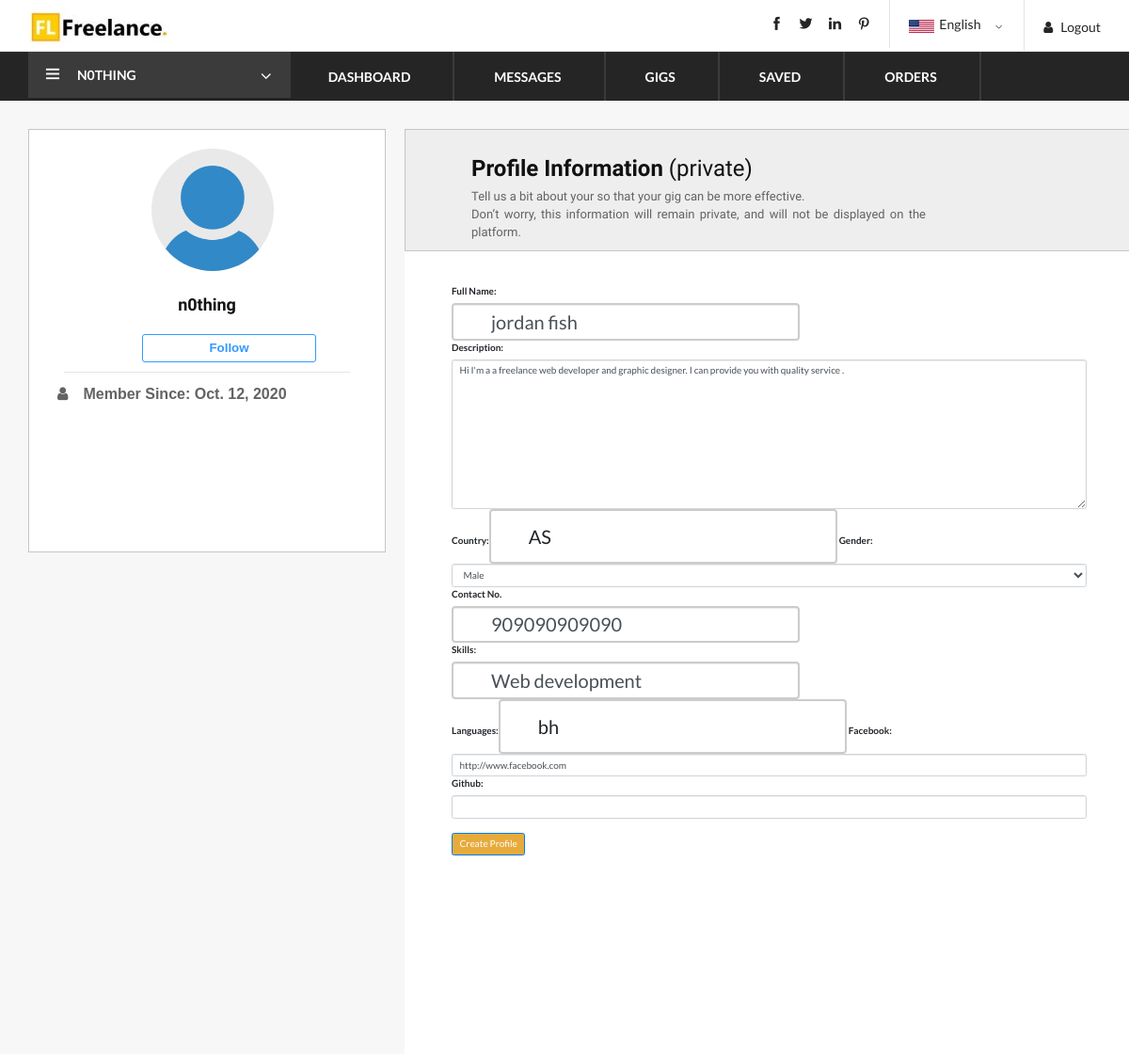
Page /profile/profile/ (signed in, upper part) on the earlier database version.
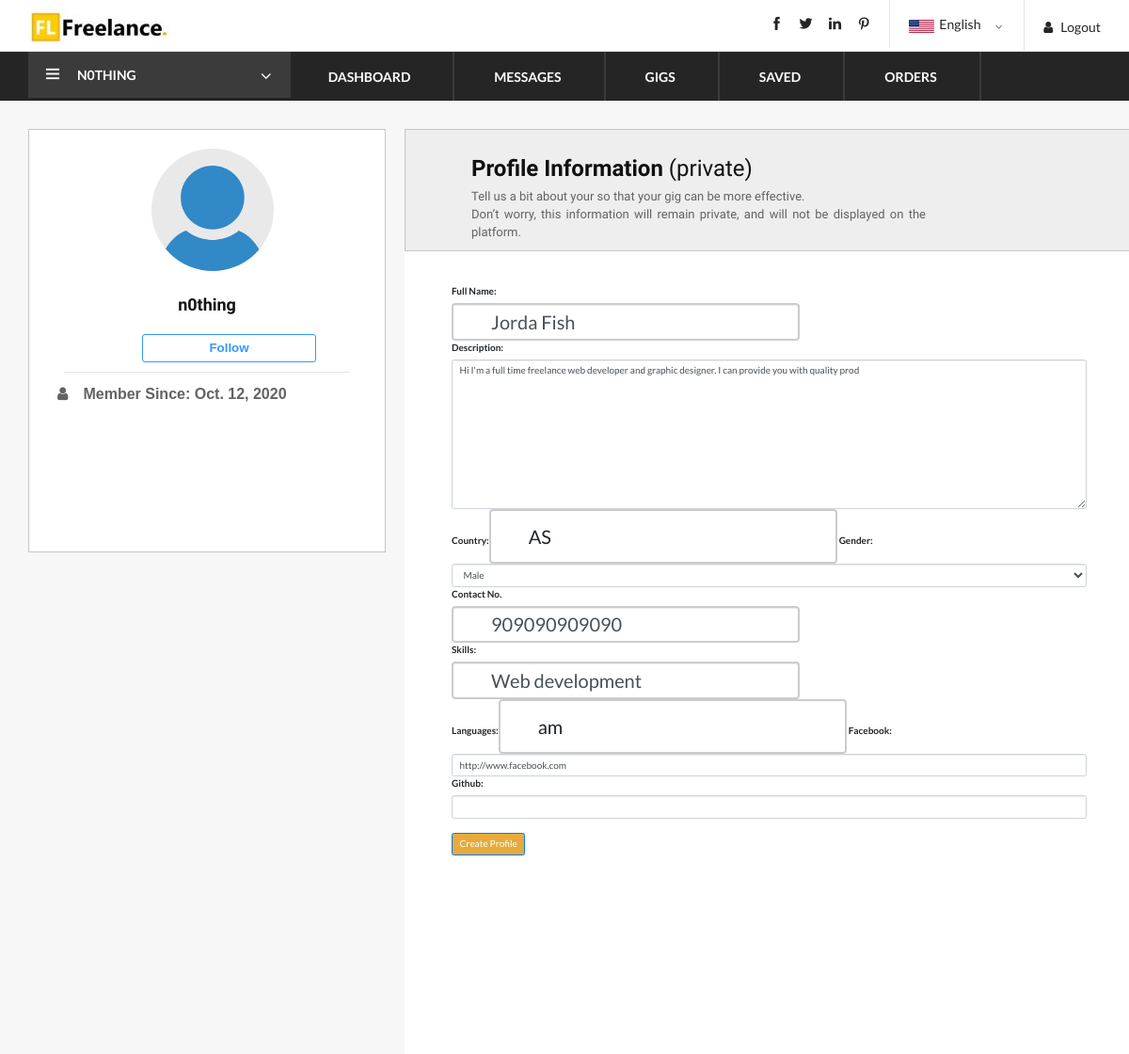
Same page on the later database version.
### Accounts/models.py (models this page shows, shortened)
class Account(AbstractBaseUser):
    email = models.EmailField(
        verbose_name='email address',
        max_length=255,
        unique=True,
    )
    account_name = models.CharField(max_length=100,unique=True)
    is_active = models.BooleanField(default=True)
    is_admin = models.BooleanField(default=False)
    send_first_email = models.BooleanField(default=False)
    token = models.CharField(blank=True,null=True, max_length=15)
    is_verified = models.BooleanField(default=False)
    joined_on = models.DateField(auto_now_add=True,null=True,blank=True)
    profile_create = models.BooleanField(default=False)
    is_profile_set = models.BooleanField(default=False)
    first_gig = models.BooleanField(default=True)
    objects = AccountManager()
    USERNAME_FIELD = 'account_name' #This field must be used while doing login through authenticatie() function.
    REQUIRED_FIELDS = ['email']

### Profile/models.py (models this page shows)
class MyProfile(models.Model):
    user = models.OneToOneField(Account,on_delete=models.CASCADE,default=1)
    full_name = models.CharField(max_length=50, null=True,blank=True)
    description = models.CharField(max_length=300, null=True,blank=True, help_text="This is the grey text")
    country = CountryField(null=True,blank=True)
    profile_image = models.ImageField(default="img/default_profile_img.jpg",upload_to='user_profile_img',blank=True,null=True)
    gender = models.CharField(max_length=30,choices=gender_list,null=True,blank=True)
    contact_no = models.CharField(max_length=15,null=True,blank=True)
    skills = models.CharField(max_length=100,null=True,blank=True)
    languages = LanguageField(max_length=50,null=True,blank=True)
    google = models.URLField(blank=True, null=True)
    facebook = models.URLField(blank=True,null=True)
    github = models.URLField(blank=True,null=True)

### Profile/views.py (the view, shortened to what this page needs)
# urls.py: path('profile/',views.userprofile,name='userprofile'),
@login_required
def userprofile(request):
    profile = MyProfile.objects.get(user_id=request.user.id)
    if request.method == 'GET':
        form = ProfileForm(instance=profile)
        return render(request,'userprofile.html',context = {'form':form})
    return render(request,'userprofile.html',context={'form':form})

### templates/userprofile.html (shortened to what this page needs)
{% extends 'master/dashboard_base.html' %}
{% load static %}
{% block body %}
<div class="row pb-5" style="background-color: #F7f7f7;">
        <div class="col-lg-4">
            <div id="test1" style=" width:100%; height:450px; border:1px solid #C1C7C9;padding-left:150px;text-align: justify; background-color: #FFF;margin: 30px 30px auto;
    /* top, left, bottom*/ padding: 10px 20px 30px; float: left; ">
                <header>
                    <div class="imgcir pl-5 pt-3" style="margin-left: 80px;">
                        {% if userinfo.profile_image %}
                        <a href="{% url 'changeprofilepic' %}"><img class="rounded-circle" src="{{ userinfo.profile_image.url }}" style="height: 130px;width: 130px;background-color: #bbb;margin:auto;border-radius: 50%;display: inline-block;"></a>
                      {% else %}
                        <a href="{% url 'changeprofilepic' %}"><img class="rounded-circle" src="{% static 'img/default_profile_img.jpg' %}" style="height: 130px;width: 130px;background-color: #bbb;margin:auto;border-radius: 50%;display: inline-block;"></a>
                      {% endif %}
                    </div>
                    <h5 style="text-align: center;padding-top:25px;"><b>{{ request.user.account_name }}</b></h5>
                </header>
                <div class="button" style="margin-left: 100px;margin-top: 20px;">
                    <button style="color: #3399FF;
                          font-family: 'Helvetica';
                          font-size: 10pt;
                          background-color: #ffffff;
                          border: 1px solid;
                          border-color: #3399FF;
                          border-radius: 3px;
                          width: 185px;
                          height: 30px;
                          top: 50px;
                          left: 180px;
                          cursor: hand;">
                          <b>Follow</b>
                    </button>
                </div>
                <hr style="width: 90%;">
               <p style="font-family:serif;"><i class="fa fa-user pl-3">&nbsp&nbsp&nbsp&nbsp<b style="font-family: 'Helvetica';">Member Since:  {{user.joined_on}}</b></i></p>
            </div>
        </div>
        <div class="col-lg-8 pr-5">
            <div id="test1" style="width:100%; height:130px;text-align: justify; background-color: #eeeeee;border:1px solid #C1C7C9;  margin: 30px    200px 0px 20px;
                    /* top, left, bottom*/
                    padding: 10px 20px 30px;
                    float: left; ">
                        <h4 style="margin: 17px 200px 0px 50px; "><b>Profile Information </b>(private)</h4>
                        <p style="font-size: 13px;margin: 5px 200px 20px 50px;line-height: 19px;">Tell us a bit about your so that your gig can be more effective.
                        <br>Don’t worry, this information will remain private, and will not be displayed on the platform.</p>
                    </div>
            <div id="test1" style="width:100%; height:1050px;text-align: justify; background-color: #fff;  margin: 0px 200px 20px 20px;
                    /* top, left, bottom*/
                    padding: 10px 20px 30px;
                    float: left; ">
                    <div class="container pl-5 pr-5" style="margin-top: 25px;">
                        <form enctype="multipart/form-data" method="POST">
                            {{form}}
                            <br>
                            <button type="submit" class="btn btn-primary" style="background-color: #e7ab3c;">Create Profile
                            </button>
                        </form>
                    </div>
            </div>
        </div>
    </div>
{% endblock %}

### templates/master/dashboard_base.html (shortened to what this page needs)
{% load static %}
<!DOCTYPE html>
<html lang="zxx">
<head>
    <link href="//netdna.bootstrapcdn.com/bootstrap/3.1.0/css/bootstrap.min.css" rel="stylesheet" id="bootstrap-css">
    <link rel="stylesheet" href="{% static 'css/slider.css' %}" type="text/css">
    <link rel="stylesheet" href="{% static 'css/bootstrap.min.css' %}" type="text/css">
    <link rel="stylesheet" href="{% static 'css/font-awesome.min.css' %}" type="text/css">
    <link rel="stylesheet" href="{% static 'css/themify-icons.css' %}" type="text/css">
    <link rel="stylesheet" href="{% static 'css/elegant-icons.css' %}" type="text/css">
    <link rel="stylesheet" href="{% static 'css/owl.carousel.min.css' %}" type="text/css">
    <link rel="stylesheet" href="{% static 'css/nice-select.css' %}" type="text/css">
    <link rel="stylesheet" href="{% static 'css/jquery-ui.min.css' %}" type="text/css">
    <link rel="stylesheet" href="{% static 'css/slicknav.min.css' %}" type="text/css">
    <link rel="stylesheet" href="{% static 'css/style.css' %}" type="text/css">
    <link rel="stylesheet" type="text/css" href="{% static 'css/gig_details.css' %}">
    <link rel="stylesheet" type="text/css" href="{% static 'css/aboutseller.css' %}">
    <link rel="stylesheet" href="{% static 'css/checkout.css' %}" type="text/css">
    <link rel="stylesheet" href="{% static 'css/review.css' %}" type="text/css"
></head>
<body>
    <header class="header-section">
        <div class="header-top">
            <div class="container">
                <div class="ht-left">
                    <div class="logo ">
                            <a href="{% url 'userhome' %}">
                                <img src="{% static 'img/logo.jpg' %}" alt="" style="width: 150px;height: auto;padding-top: 10px;">
                            </a>
                        </div>
                </div>
                <div class="ht-right">
                        {% if request.user.is_authenticated %}
                            <a href="{% url 'logout' %}" class="login-panel"><i class="fa fa-user"></i>Logout</a>
                        {% else %}
                            <a href="{% url 'signin' %}" class="login-panel"><i class="fa fa-user"></i>Login</a>
                        {% endif %}
                    <div class="lan-selector" >
                    </div>
                    <div class="top-social">
                        <a href="#"><i class="ti-facebook"></i></a>
                        <a href="#"><i class="ti-twitter-alt"></i></a>
                        <a href="#"><i class="ti-linkedin"></i></a>
                        <a href="#"><i class="ti-pinterest"></i></a>
                    </div>
                </div>
            </div>
        </div>
        <div class="nav-item">
            <div class="container">
                <div class="nav-depart">
                    <div class="depart-btn">
                        <i class="ti-menu"></i>
                        <span style="padding-right: 80px;text-align: center;">{{user.account_name}}</span>
                    </div>
                </div>
                <nav class="nav-menu mobile-menu">
                    <ul>
                        <li><a href="./shop.html">Dashboard</a></li>
                        <li><a href="#">Messages</a>
                        </li>
                        <li><a href="./contact.html">Gigs</a></li>
                        <li><a href="./contact.html">Saved</a></li>
                        <li><a href="#">Orders</a>
                        </li>
                    </ul>
                </nav>
            </div>
        </div>
    </header>
{% block body %} {% endblock %}
</body>
</html>

### static/css/style.css (style rules this page uses)
html, body { height: 100%; font-family: "Muli", sans-serif; -webkit-font-smoothing: antialiased; font-smoothing: antialiased; }
h1, h2, h3, h4, h5, h6 { margin: 0; color: #111111; font-weight: 400; font-family: "Muli", sans-serif; }
h4 { font-size: 24px; }
h5 { font-size: 18px; }
p { font-size: 16px; font-family: "Muli", sans-serif; color: #636363; font-weight: 400; line-height: 26px; margin: 0 0 15px 0; }
img { max-width: 100%; }
ul, ol { padding: 0; margin: 0; }
.ht-right .lan-selector { max-width: 142px; cursor: pointer; display: inline-block; position: relative; }
.header-top { display: -webkit-box; display: -ms-flexbox; display: flex; border-bottom: 1px solid #e5e5e5; }
.header-top .ht-left { float: left; }
.header-top .ht-right { float: right; }
.header-top .ht-right .login-panel { float: right; font-size: 14px; color: #252525; display: inline-block; padding-left: 20px; border-left: 1px solid #e5e5e5; padding-top: 18px; padding-bottom: 15px; }
.header-top .ht-right .login-panel i { margin-right: 8px; }
.header-top .ht-right .lan-selector { float: right; margin-top: 15px; margin-bottom: 13px; }
.header-top .ht-right .top-social { float: right; padding-right: 20px; padding-top: 15px; padding-bottom: 15px; border-right: 1px solid #e5e5e5; }
.header-top .ht-right .top-social a { color: #252525; font-size: 14px; display: inline-block; margin-left: 15px; }
.nav-item { background: #252525; display: -webkit-box; display: -ms-flexbox; display: flex; height: 52px; }
.nav-item .nav-depart { float: left; }
.nav-item .nav-depart .depart-btn { background: #3b3b3b; color: #ffffff; padding: 14px 84px 14px 18px; cursor: pointer; position: relative; }
.nav-item .nav-depart .depart-btn:before { position: absolute; color: #ffffff; right: 20px; top: 13px; content: ""; font-family: FontAwesome; font-size: 18px; }
.nav-item .nav-depart .depart-btn i { color: #ffffff; font-size: 16px; }
.nav-item .nav-depart .depart-btn span { font-size: 14px; font-weight: 700; text-transform: uppercase; margin-left: 16px; }
.nav-item .nav-menu { display: -webkit-inline-box; display: -ms-inline-flexbox; display: inline-flex; position: relative; }
.nav-item .nav-menu li { list-style: none; display: inline-block; margin-left: -5px; position: relative; }
.nav-item .nav-menu li a { font-size: 14px; font-weight: 700; display: block; color: #ffffff; border-right: 2px solid #3b3b3b; text-transform: uppercase; padding: 16px 42px 15px; -webkit-transition: all 0.3s; -o-transition: all 0.3s; transition: all 0.3s; }
@media only screen and (min-width: 1200px) and (max-width: 1920px) { .nav-item .nav-menu li a { padding: 16px 45px 15px; } }
@media only screen and (min-width: 1200px) { .container { max-width: 1170px; } }
.row input[type=text] { width: 370px; box-sizing: border-box; border: 2px solid #ccc; border-radius: 4px; font-size: 20px; background-color: white; background-image: url('searchicon.png'); background-position: 10px 10px; background-repeat: no-repeat; padding: 12px 20px 12px 40px; -webkit-transition: width 0.4s ease-in-out; transition: width 0.4s ease-in-out; }

### static/css/aboutseller.css (style rules this page uses)
body { font-family: 'Lato', 'sans-serif'; }

Differences in the rows shown:
removed MyProfile: full_name "jordan fish", description "Hi I'm a a freelance web developer and graphic designer. I can provide you with quality service .", country "AS", gender "Male", contact_no "909090909090", skills "Web development", languages "bh", facebook "http://www.facebook.com"
added MyProfile: full_name "Jorda Fish", description "Hi I'm a full time freelance web developer and graphic designer. I can provide you with quality prod", country "AS", gender "Male", contact_no "909090909090", skills "Web development", languages "am", facebook "http://www.facebook.com"
